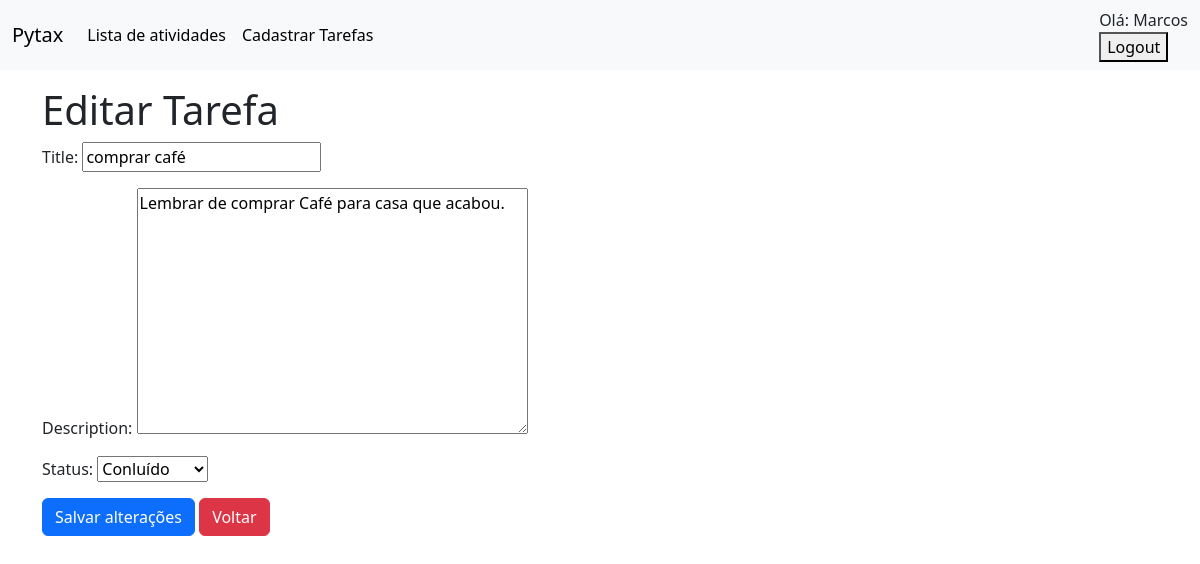
The page /tasks/4/edit/ (signed in) on the database its author committed.
### tasks/models.py (models this page shows, shortened)
class Task(models.Model):
    STATUS_CHOICES = [
        ("P", "Pendente"),
        ("A", "Andamento"),
        ("C", "Conluído")
    ]
    title = models.CharField(max_length=255)
    description = models.TextField()
    status = models.CharField(max_length=1, choices=STATUS_CHOICES, default='P')
    created_at = models.DateTimeField(auto_now_add=True)
    due_date = models.DateTimeField()

### tasks/views.py (the view, shortened to what this page needs)
# urls.py: path('tasks/<int:pk>/edit/', TaskUpdateView.as_view(), name = 'task-edit'),
class TaskUpdateView(UpdateView):
    model = Task
    form_class = TaskForm
    template_name = 'tasks/task_edit.html'
    success_url = reverse_lazy('task-list')

### tasks/forms.py
class TaskForm(forms.ModelForm):
    class Meta:
        model = Task
        fields =['title', 'description','status']

### tasks/templates/tasks/task_edit.html (shortened to what this page needs)
 {% extends "base.html" %}
 {% block content %}
    <h1>Editar Tarefa</h1>
    <form method="post" class="form">
        {{form.as_p}}
        <button type="submit" class="btn btn-primary">Salvar alterações</button>
         <a href="{% url "task-list" %}" class="btn btn-danger">Voltar</a>
    </form>
 {% endblock content %}

### tasks/templates/base.html (shortened to what this page needs)
<!doctype html>
<html lang="en">
  <head>
    <link href="https://cdn.jsdelivr.net/npm/bootstrap@5.3.8/dist/css/bootstrap.min.css" rel="stylesheet">
  </head>
  <body>
<nav class="navbar navbar-expand-lg bg-body-tertiary">
  <div class="container-fluid">
    <a class="navbar-brand" href="#">Pytax</a>
    <div class="collapse navbar-collapse" id="navbarNav">
      {% if request.user.is_authenticated %}
        <ul class="navbar-nav">
          <li class="nav-item">
            <a class="nav-link active" aria-current="page" href="{% url 'task-list' %}">Lista de atividades</a>
          </li>
          <li class="nav-item">
            <a class="nav-link active" aria-current="page" href="{% url "task-create" %}">Cadastrar Tarefas</a>
          </li>
        </ul>
      {% endif %}
    </div>
    <div class="mt-3 mt-lg-0">
      {% if request.user.is_authenticated %}
        Olá: {{request.user.username}}
        <form action="{% url "logout" %}" method="post">
          <button type="submit">Logout</button>
        </form>
    </div>
      {% else %}
        <div class="mt-3 mt-lg-0">
          <a href="{% url "login" %}" class="btn btn_light mx-3">Login</a>
      {% endif %}
      </div>
</nav>
    <main class="container mt-3">
            {% block content %}{% endblock  %}
    </main>
  </body>
</html>

### rows shown on the page
Task: title "comprar café", description "Lembrar de comprar Café para casa que acabou.", status "Conluído"

### other values the page prints
{{ request.user.username }} "Marcos"
